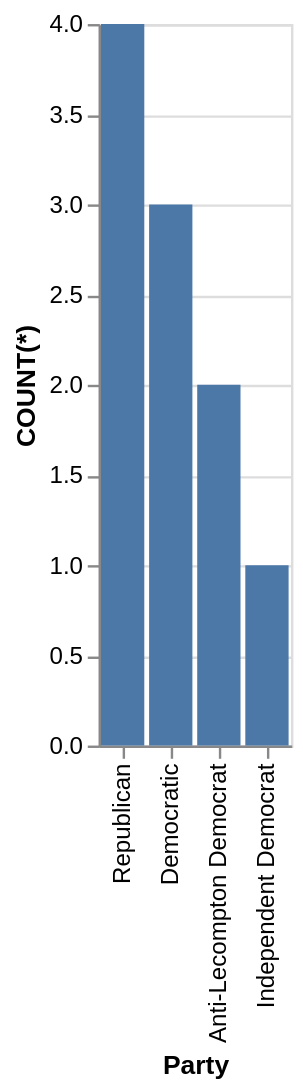

Source (Vega-Lite JSON):
### Vega-Lite specification from a JSON file in a GitHub repository (floating-point values rounded to 4 significant figures)
{"data": {"values": [{"x_data": "Republican", "y_data": 4}, {"x_data": "Democratic", "y_data": 3}, {"x_data": "Anti-Lecompton Democrat", "y_data": 2}, {"x_data": "Independent Democrat", "y_data": 1}]}, "mark": "bar", "encoding": {"x": {"field": "x_data", "type": "nominal", "title": "Party", "sort": {"op": "sum", "field": "y_data", "order": "descending"}}, "y": {"field": "y_data", "type": "quantitative", "title": "COUNT(*)"}}}
